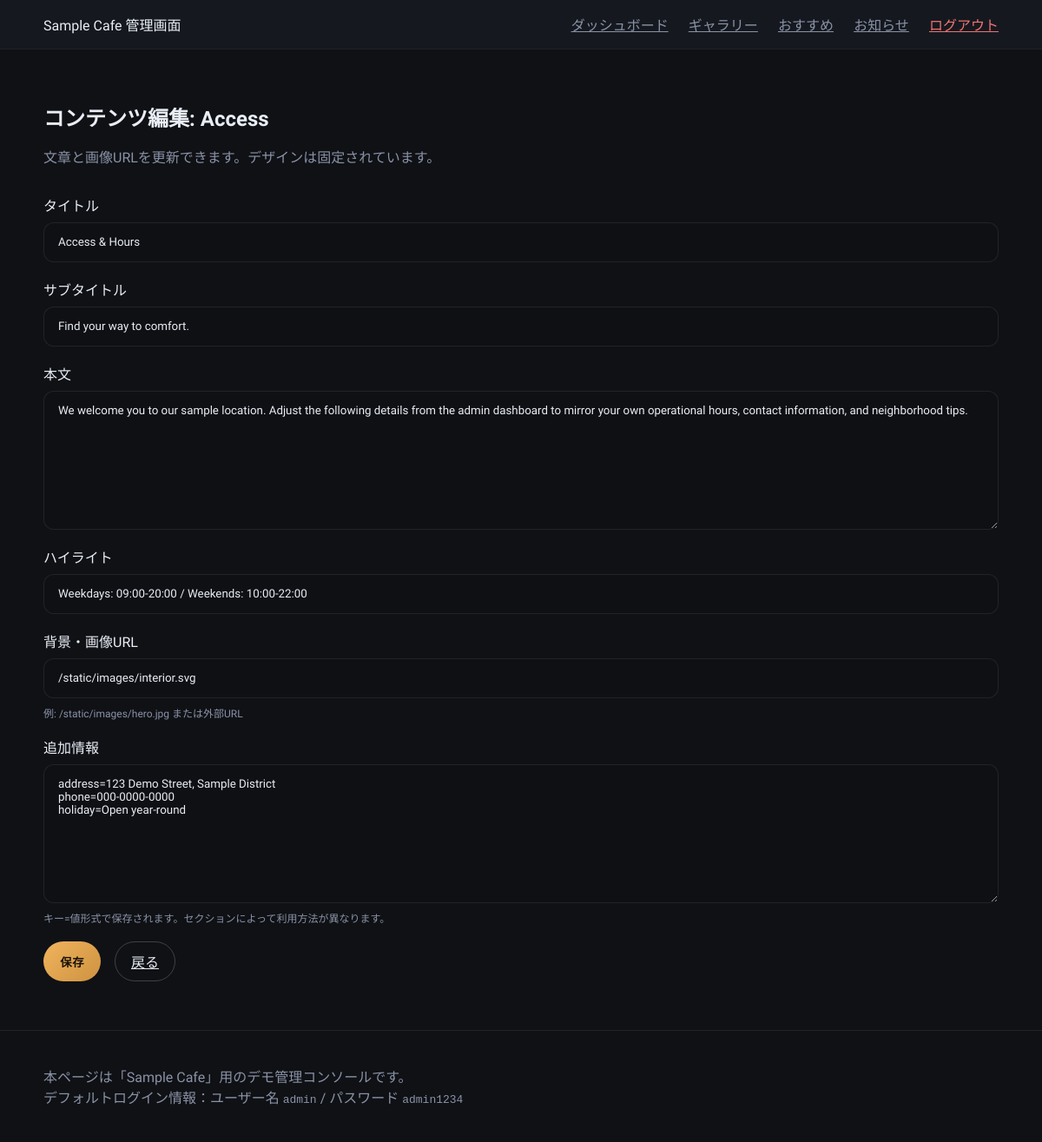
/admin/content/access (signed in), run on an earlier commit of the app's database.
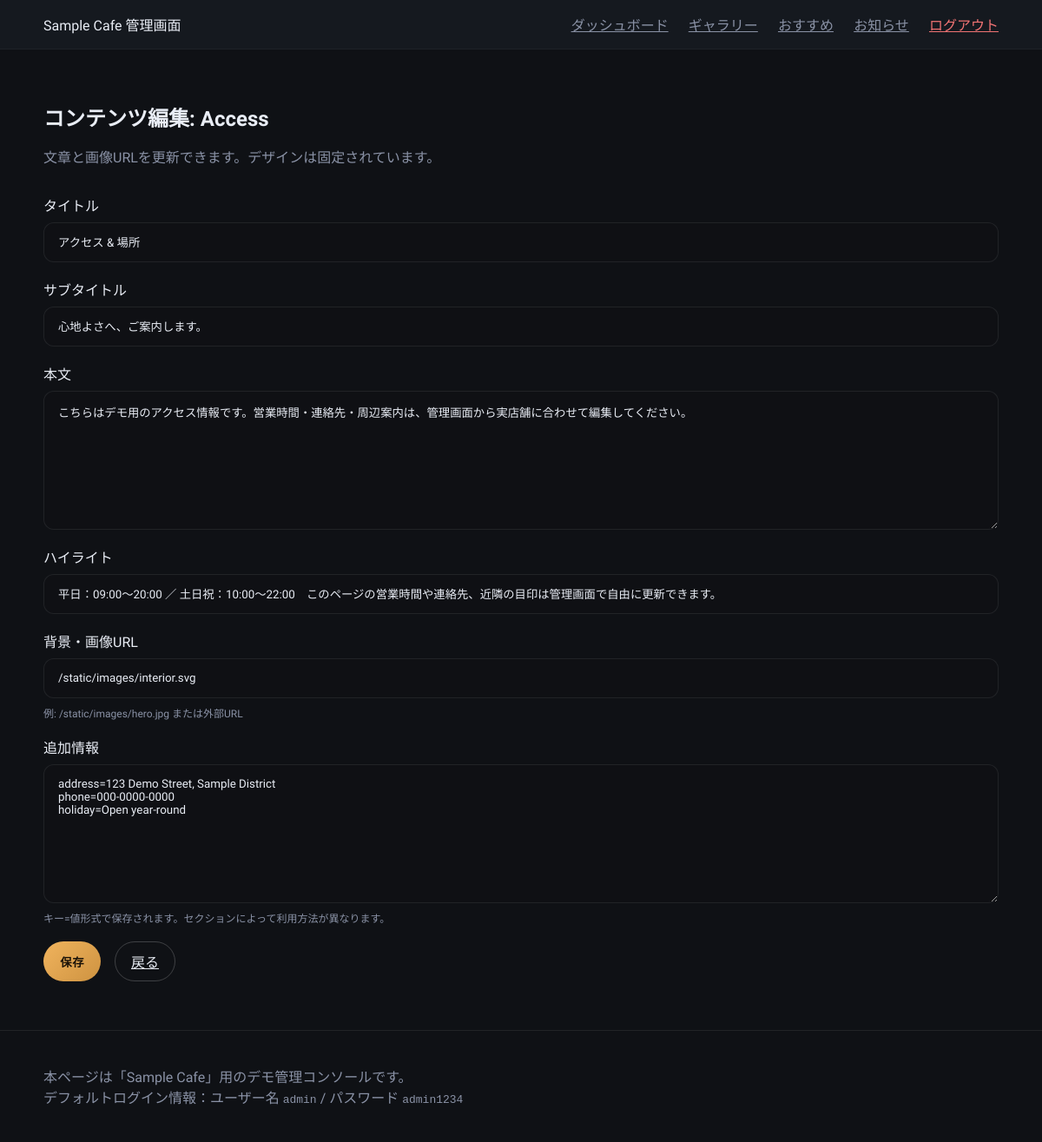
And on a later commit of the database.
### tables this page shows
CREATE TABLE site_content (
            id INTEGER PRIMARY KEY AUTOINCREMENT,
            section TEXT UNIQUE NOT NULL,
            title TEXT,
            subtitle TEXT,
            body TEXT,
            highlight TEXT,
            image TEXT,
            extra_info TEXT
        );

### app.py (the view, shortened to what this page needs)
    @login_required
    def edit_content(section):
        content = fetch_content(section)
        if not content:
            flash("セクションが見つかりません。", "danger")
            return redirect(url_for("admin.dashboard"))
        return render_template("admin/edit_content.html", content=content)

### app.py (called while the page is built)
def get_db_connection():
    conn = sqlite3.connect(DATABASE_PATH)
    conn.row_factory = sqlite3.Row
    return conn

def fetch_content(section: str):
    conn = get_db_connection()
    row = conn.execute(
        "SELECT * FROM site_content WHERE section = ?", (section,)
    ).fetchone()
    conn.close()
    return dict(row) if row is not None else None

### templates/admin/edit_content.html (shortened to what this page needs)
{% extends 'admin/base.html' %}
{% block content %}
<section class="form-section">
    <header>
        <h1>コンテンツ編集: {{ content['section'].title() }}</h1>
        <p>文章と画像URLを更新できます。デザインは固定されています。</p>
    </header>
    <form method="post" class="form-grid">
        <label>タイトル
            <input type="text" name="title" value="{{ content['title'] }}" required>
        </label>
        <label>サブタイトル
            <input type="text" name="subtitle" value="{{ content['subtitle'] }}">
        </label>
        <label>本文
            <textarea name="body" rows="6">{{ content['body'] }}</textarea>
        </label>
        <label>ハイライト
            <input type="text" name="highlight" value="{{ content['highlight'] }}">
        </label>
        <label>背景・画像URL
            <input type="text" name="image" value="{{ content['image'] }}">
            <span class="form-hint">例: /static/images/hero.jpg または外部URL</span>
        </label>
        <label>追加情報
            <textarea name="extra_info" rows="4">{{ content['extra_info'] }}</textarea>
            <span class="form-hint">キー=値形式で保存されます。セクションによって利用方法が異なります。</span>
        </label>
        <div class="form-actions">
            <button type="submit" class="btn-primary">保存</button>
            <a href="{{ url_for('admin.dashboard') }}" class="btn-outline">戻る</a>
        </div>
    </form>
</section>
{% endblock %}

What changed in the data, as far as the page shows it:
changed site_content "Access": title "Access & Hours" → "アクセス & 場所"; subtitle "Find your way to comfort." → "心地よさへ、ご案内します。"; body "We welcome you to our sample location. Adjust the following details from the admin dashboard to mirror your own operational hours, contact information, and neighborhood tips." → "こちらはデモ用のアクセス情報です。営業時間・連絡先・周辺案内は、管理画面から実店舗に合わせて編集してください。"; highlight "Weekdays: 09:00-20:00 / Weekends: 10:00-22:00" → "平日：09:00〜20:00 ／ 土日祝：10:00〜22:00 このページの営業時間や連絡先、近隣の目印は管理画面で自由に更新できます。"
